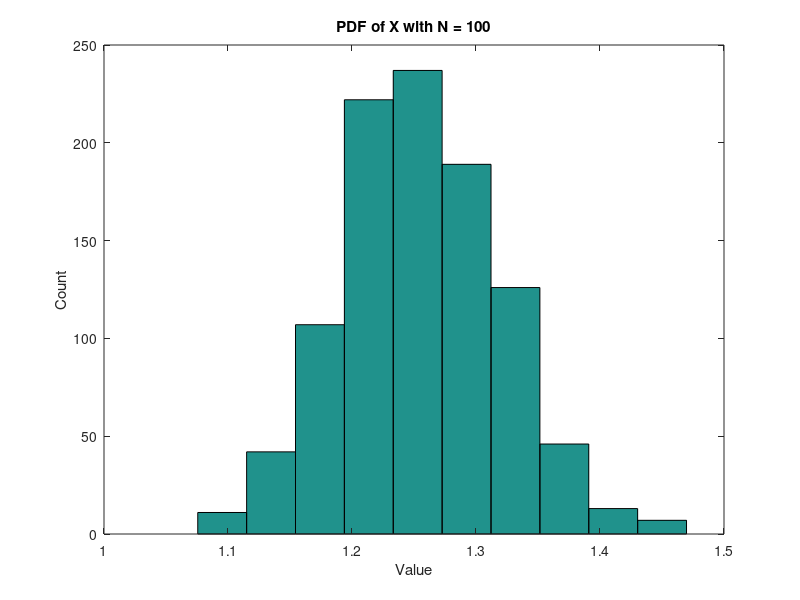
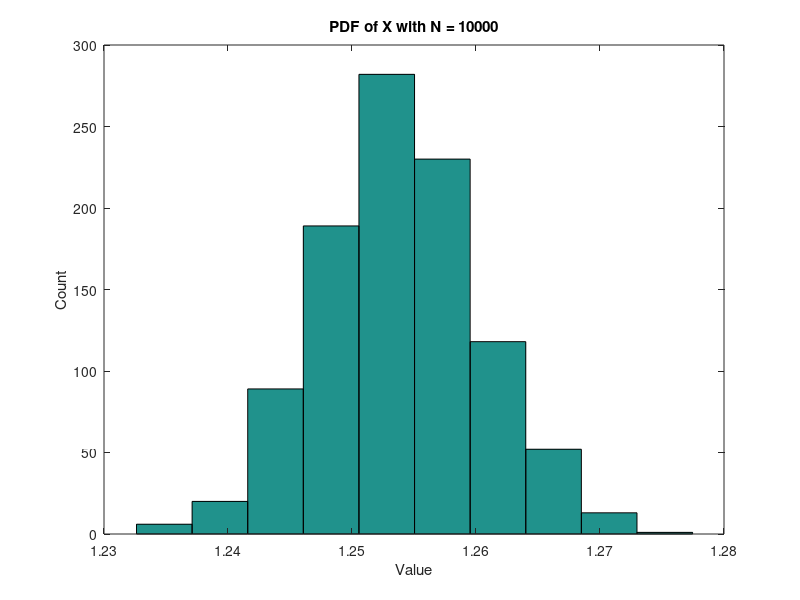
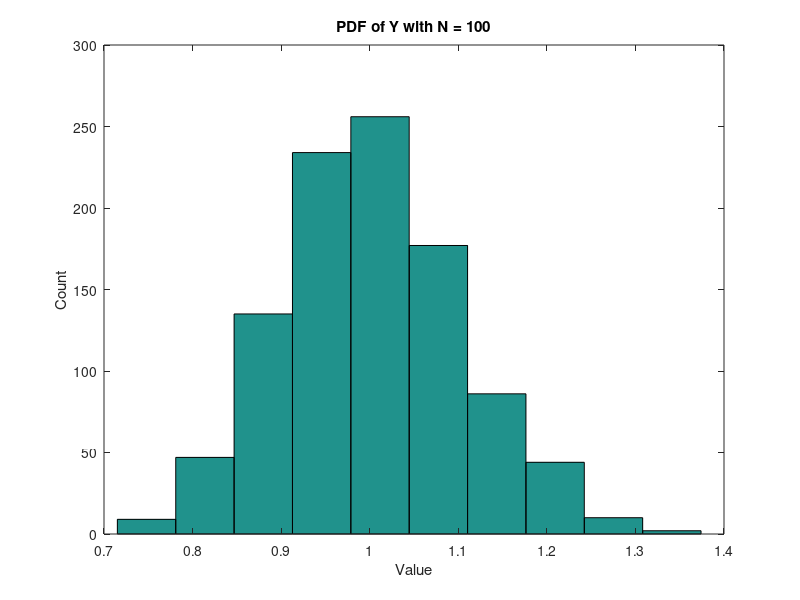
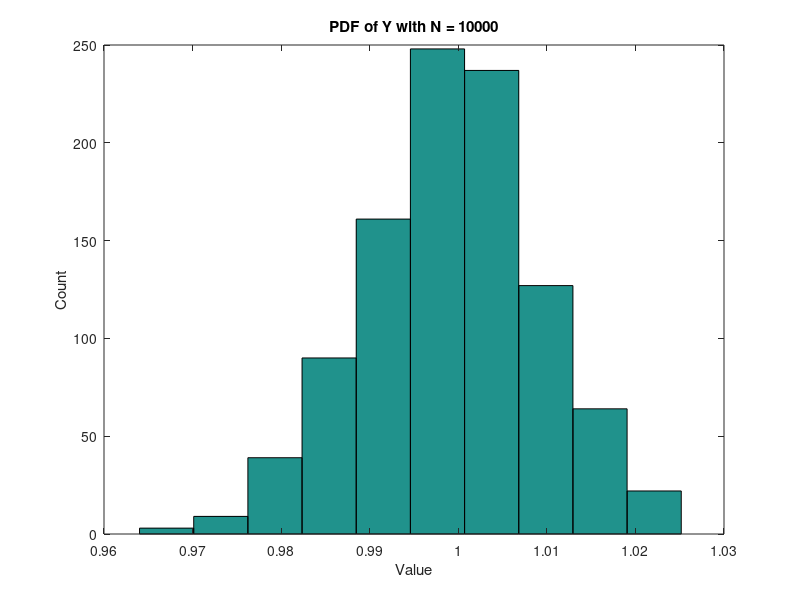

Recreate these plots in MATLAB, in order.
%%SET 2

%(a) The law of large numbers states that with more realizations and a
%bigger sample size, we are able to generate an average that is closer to
%the expected value.  So with N = 1000, we are able to approximate the
%distribution with a Gaussian pdf.  Also note the mean of this Gaussian curve is
%sqrt(pi/2), which is mean of Rayleigh random variable.  So sample mean equals distribution mean.
sigma_squared = 1;       
 N = 100;
 U= rand(N,1000);
 R = sqrt(-2*(sigma_squared)*log(U));
X = mean(R); % X is Mn = Sn/N = (X1 + X2 +...X100)/100
hist(X)

xlabel('Value'); ylabel('Count'); 
title('PDF of X with N = 100')

%(b) With N = 10000, the sample size is even larger. We see that the curve is an even better approximate of a gaussian curve. 
sigma_squared = 1;       
 N = 10000;
 U= rand(N,1000);
 R = sqrt(-2*(sigma_squared)*log(U));
X = mean(R); % X is Mn = Sn/N = (X1 + X2 +...X1000)/1000
figure
hist(X)
xlabel('Value'); ylabel('Count'); 
title('PDF of X with N = 10000')

%(c) With a sample space of 1000 samples of Y, we start to approach a Gaussian
%Distribution.  

 lambda = 1;       
 N = 100;
 X = rand(N,1000);
 E = -log(X)*lambda;
Y = mean(E); 
figure
hist(Y)
xlabel('Value'); ylabel('Count'); 
title('PDF of Y with N = 100')
 


%(d) With a samples space of 10000 samples of Y, we get a better Gaussian
%approximation of the pdf.  

 lambda = 1;       
 N = 10000;
 X = rand(N,1000);
 E = -log(X)*lambda;
Y = mean(E); 
figure
hist(Y)
xlabel('Value'); ylabel('Count'); 
title('PDF of Y with N = 10000')

%(e)The sample mean that is calculated is E{Z} = E{X/Y} = sqrt(pi/2) = 1.253.  We
%get a better approximation of our mean with greater N values. With N =
%100, we have 1.2420 and with N = 10000, we have  1.2527.
        
 N = 100;
 U= rand(N,1000);
 R = sqrt(-2*(1)*log(U));
X = sum(R); % X is Sn = (X1 + X2 +...X100)/100
      
 N = 100;
 U = rand(N,1000);
 E = -log(U)*(1);
Y = sum(E); 

Z= X/Y;
mean(Z)


 N = 10000;
 U= rand(N,1000);
 R = sqrt(-2*(1)*log(U));
X = sum(R); % X is Sn = (X1 + X2 +...X100)/100
      
 N = 10000;
 U = rand(N,1000);
 E = -log(U)*(1);
Y = sum(E); 

Z= X/Y;
mean(Z)



